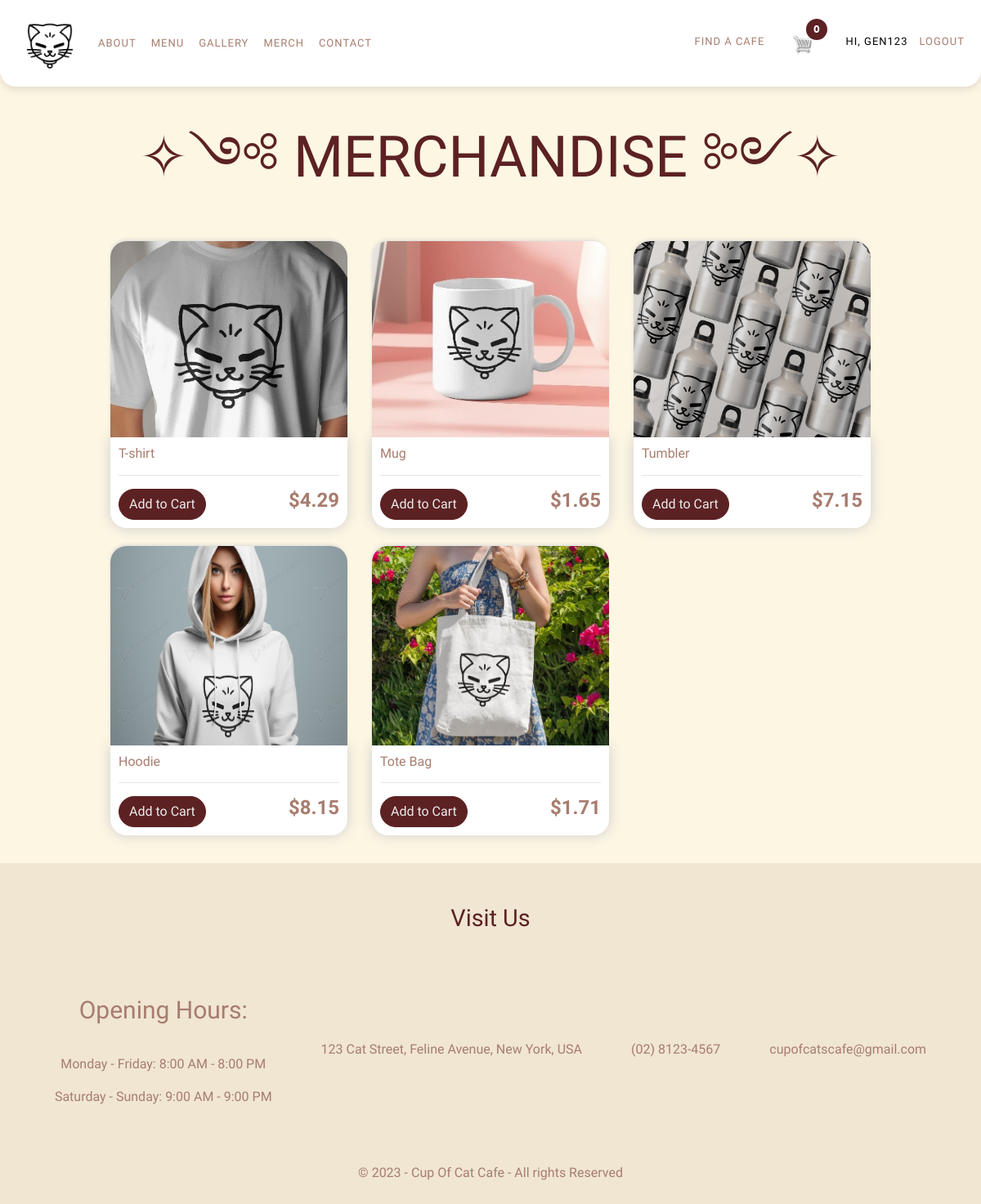
Screenshot of /merch/ (signed in) with the database file from the repository.
### store/models.py (models this page shows, shortened)
class Product(models.Model):
	name = models.CharField(max_length=200)
	price = models.FloatField()
	digital = models.BooleanField(default=False,null=True, blank=True)
	image = models.ImageField(null=True, blank=True)
	category = models.CharField(max_length=50, default="product")  # Or a boolean flag `is_merch`
	@property
	def imageURL(self):
		try:
			url = self.image.url
		except:
			url = ''
		return url

### store/views.py (the view)
# urls.py: path('merch/', views.merch, name="merch"),
def merch(request):
    data = cartData(request)
    merch = Product.objects.filter(category='merch')
    context = {'merch': merch, 'cartItems': data['cartItems']}
    return render(request, 'store/merch.html', context)

### store/models.py (called while the page is built)
	@property
	def get_cart_items(self):
		orderitems = self.orderitem_set.all()
		total = sum([item.quantity for item in orderitems])
		return total

### store/templates/store/merch.html (shortened to what this page needs)
{% extends 'store/main.html' %}
{% load static %}
{% block content %}
<html>
	<p style="margin-top: 10px; margin-bottom: 20px; text-align: center; font-size: 70px; color:#5c2123;">✧༺ MERCHANDISE ༻✧</p>
	<div class="row" style="padding-left: 90px; padding-right: 90px; border-radius: 40px;">
		{% for merch in merch %}
		<div class="col-lg-4">
			<img class="thumbnail" src="{{merch.imageURL}}">
			<div class="box-element product">
				<h6>{{merch.name}}</h6>
				<hr>
				<div style="display: flex; gap:1em; justify-content: space-between;">
					<div>
						<button data-product="{{merch.id}}" data-action="add" class="btn btn-outline-secondary add-btn update-cart">Add to Cart</button>
					</div>
					<h4><strong>${{merch.price}}</strong></h4>
				</div>
			</div>
		</div>
		{% empty %}
			<p>No merchandise available.</p>
		{% endfor %}
	</div>
{% endblock content %}

### store/templates/store/main.html (shortened to what this page needs)
<!DOCTYPE html>
{% load static %}
<html>
<head>
	<link rel="stylesheet" href="https://stackpath.bootstrapcdn.com/bootstrap/4.4.1/css/bootstrap.min.css">
	<link rel="stylesheet" type="text/css" href="{% static 'css/main.css' %}">
</head>
<body>
	{% block navbar %}
	<nav class="navbar navbar-expand-lg navbar-light background-color:#5c2123;">
		<a href="{% url 'home' %}">
		  <img src="{% static 'images/logo-test.png' %}" class="logo" alt="Logo" style="width: 70px; height: 70px; padding:px; margin: 0px;">
		</a>
		<div class="collapse navbar-collapse" id="navbarTogglerDemo02">
		  <ul class="navbar-nav mr-auto mt-2 mt-lg-0 my-lg-4">
			<li class="nav-item active"><a class="menu" href="{% url 'aboutus' %}">About</a></li>
			<li class="nav-item active"><a class="menu" href="{% url 'store' %}">Menu</a></li>
			<li class="nav-item active"><a class="menu" href="{% url 'gallery' %}">Gallery</a></li>
			<li class="nav-item active"><a class="menu" href="{% url 'merch' %}">Merch</a></li>
			<li class="nav-item active"><a class="menu" href="{% url 'contact' %}">Contact</a></li>
		  </ul>
		  <ul class="navbar-nav">
			<li class="nav-item active"><a class="findacafebutton" href="{% url 'findcafe' %}">Find A Cafe</a></li>
			<li class="cart-wrapper">
				<span><a href="{% url 'cart' %}">
					  <img id="cart-icon" src="{% static 'images/cart.png' %}" alt="Cart">
					  <span><p id="cart-total">{{ cartItems }}</p></span>
					</a>
				</li>
			{% if user.is_authenticated %}
			<li class="nav-item active"><span><a class="profilebtn" href="" style="color: black; margin: 0px;"> Hi, {{ user.username }}</a></li><span>
			<li class="nav-item active"><span><a class="registerbtn" href="{% url 'logout' %}" style="margin:0px;">Logout</a></span></li>
			{% else %}
			<li class="nav-item active"><a class="loginbtn" href="{% url 'login' %}">Login</a></li>
			<li class="nav-item active"><a class="registerbtn" href="{% url 'register' %}">Register</a></li>
			{% endif %}
		  </nav>
	  {% endblock navbar %}
     <div class="container">
            <br>
            {% block content %}
            {% endblock content %}
         </div>
		 <section id="contact" class="contact fade-in">
			<h2 style="color: #5c2123;">Visit Us</h2>
			<div class="contact-info">
				<div class="info-item slide-up">
					<p style="font-size: 30px;";>Opening Hours:<p>
					<p>Monday - Friday: 8:00 AM - 8:00 PM</p>
					<p>Saturday - Sunday: 9:00 AM - 9:00 PM</p>
				</div>
				<div class="info-item slide-up">
					<p>123 Cat Street, Feline Avenue, New York, USA</p>
				</div>
				<div class="info-item slide-up">
					<p>(02) 8123-4567</p>
				</div>
				<div class="info-item slide-up">
					<p>cupofcatscafe@gmail.com</p>
				</div>
				<div class="info-item slide-up">
					<p>© 2023 - Cup Of Cat Cafe - All rights Reserved</p>
				</div>
			</div>
</body>
</html>

### static/css/main.css (style rules this page uses)
html, body { margin: 0; padding: 0; width: 100%; overflow-x: hidden; }
html { background-color: #fdf6e3; }
body { font-family: "Titan One", sans-serif; font-weight: 400; font-style: normal; }
.menu { padding: 50px 20px; }
* { margin: 0; padding: 0; box-sizing: border-box; list-style: none; text-decoration: none; }
nav { z-index: 1000; position: absolute; }
nav a { color: #a87c6f; text-transform: uppercase; transition: all 0.1s ease; letter-spacing: 1px; padding: 10px; }
nav { background-color: white; font-size: 13px; width: 100%; border-bottom-left-radius: 20px; border-bottom-right-radius: 20px; top: 0; justify-content: space-between; align-items: center; padding: 0 20px; box-shadow: 0px 4px 10px rgba(0, 0, 0, 0.1); }
.menu { flex: 1; justify-content: center; margin-top: 20px; margin-left: 30px; }
.cart-wrapper { position: relative; display: inline-block; margin: 0 20px; }
.cart-wrapper a { margin: 0px; }
#cart-icon { width: 25px; height: 25px; }
#cart-total { position: absolute; bottom:-1px; right: -10px; text-align: center; color: #fff; background-color: #5c2123; width: 30px; height: 30px; font-family: 'poppins', sans-serif; border-radius: 50%; font-weight: bold; font-size: 12px; line-height: 25px; border: 2px solid white; }
.navbar-nav { margin-left: 0; padding-left: 0; }
.navbar-nav .profilebtn, :hover { text-decoration: none; color: #a87c6f; }
.navbar-nav .menu, .findacafebutton, .loginbtn, .registerbtn { background-color: none; color: #a87c6f; border-radius: 30px; margin-left: 10px; font-size: 13px; padding: 4px; }
.navbar-nav .findacafebutton, .navbar-nav .registerbtn, .navbar-nav .loginbtn, .navbar-nav .menu { background-color: none; color: #a87c6f; border-radius: 30px; margin-left: 10px; font-size: 13px; padding: 4px; }
body { background-color: hsl(0, 0%, 98%); }
h1,h2,h3,h4,h5,h6 { color:#a87c6f; }
.box-element { box-shadow:hsl(0, 0%, 80%) 0 0 16px; background-color: #fff; border-radius: 4px; padding: 10px; }
.thumbnail { width: 100%; height: 200px; -webkit-box-shadow: -1px -3px 5px -2px rgba(214,214,214,1); -moz-box-shadow: -1px -3px 5px -2px rgba(214,214,214,1); box-shadow: -1px -3px 5px -2px rgba(214,214,214,1); }
.product { border-radius: 0 0 20px 20px; }
.thumbnail { border-radius: 20px 20px 0px 0px; }
.col-lg-4, .col-lg-6, .col-lg-8, .col-lg-12 { margin-top: 30px; }
.btn { border-radius: 0; }
.btn.btn-outline-secondary.add-btn.update-cart { border-radius: 80px; color: #ececec; border-color: #5c2123; background-color: #5c2123; }
body { background-color: #fdf6e3; }
.thumbnail { height: 70%; }
nav { animation: fadeIn 1s ease-in-out; }
.contact { animation: fadeIn 1s ease-in-out; }
.contact h2 { animation: slideInFromTop 1s ease-in-out; }
.contact-info .info-item { animation: slideInFromBottom 1s ease-in-out; animation-delay: calc(0.2s * var(--i)); animation-fill-mode: both; }
.contact-info .info-item:nth-child(1) { --i: 1; }
.contact-info .info-item:nth-child(2) { --i: 2; }
.contact-info .info-item:nth-child(3) { --i: 3; }
.contact-info .info-item:nth-child(4) { --i: 4; }
.contact-info .info-item:nth-child(5) { --i: 5; }
.contact { background-color: #f0e6d2; margin: none; }
.contact h2 { text-align: center; font-size: 1.8rem; padding: 50px; bottom: 40%; margin-top: 40px; margin-bottom: 20px; font-family: 'Titan One', cursive; color: #a87c6f; }
.contact-info { display: flex; margin: 0 auto; flex-direction: row; align-items: center; justify-content: center; gap: 40px; flex-wrap: wrap; }
.info-item { display: flex; flex-direction: column; margin: 0 auto; align-items: center; justify-content: center; text-align: center; color: #a87c6f; font-family: 'Titan One', 'cursive'; margin: 10px; margin-top: 0.5px; }
.col-lg-4 { animation: fadeIn 1s ease-in-out; }

### rows the page displays
Product: imageURL (picture), name "T-shirt", price "4.29"
Product: imageURL (picture), name "Mug", price "1.65"
Product: imageURL (picture), name "Tumbler", price "7.15"
Product: imageURL (picture), name "Hoodie", price "8.15"
Product: imageURL (picture), name "Tote Bag", price "1.71"

### other values shown
{{ cartItems }} "0"
{{ user.username }} "GEN123"
